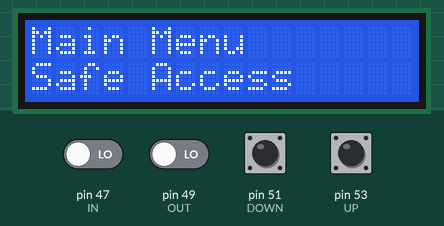
Bench run of a sketch on a simulated Arduino Mega 2560, built with avr-gcc and run on an emulated ATmega2560. Parts: 16×2 character LCD. The inputs (shaded band) are chosen by the test bench; at power-on: pin 47 (IN), pin 49 (OUT), pin 51 (DOWN), pin 53 (UP) LOW. What the sketch prints to the serial monitor is not drawn.

Above: at 1.2 s.
1.3 s: pin 51 (DOWN) pulled HIGH for 1 s
At 2.6 s:
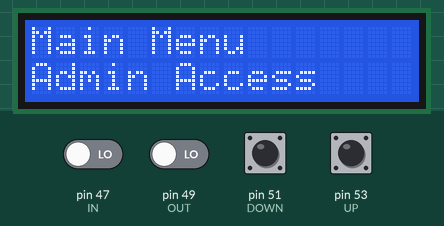
3.8 s: pin 47 (IN) driven HIGH
At 6.3 s:
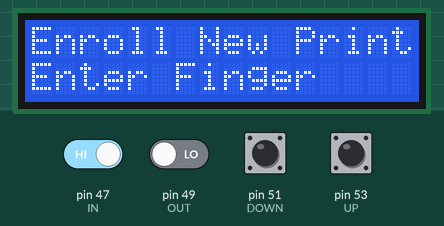
9.8 s: pin 49 (OUT) driven HIGH
12.8 s: pin 49 (OUT) driven LOW
At 15.1 s:
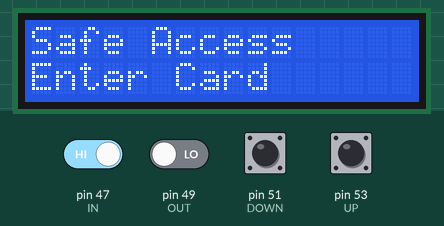
20.4 s: pin 49 (OUT) driven HIGH
23.4 s: pin 53 (UP) pulled HIGH for 1 s
At 24.18 s:
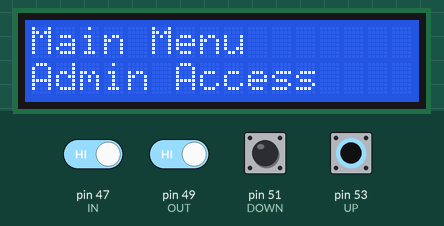
Timing chart, 0 to 26.4 s (numbered marks = the images above; inputs shaded):
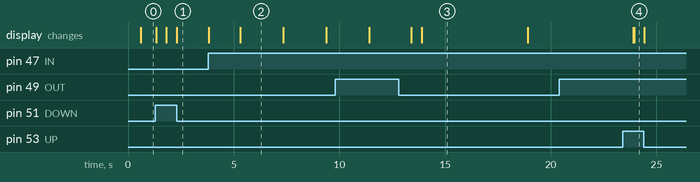

Measured:
- after the input at 1.3 s, the display: changes at once (image 1)
- after the input at 3.8 s, the display: first changes at once (image 2 shows a later state)
- after the input at 23.4 s, the display: first differs from a run without the input after 0.55 s (image 4)
- what the display in image 2 shows lasts 2.1 s, from 5.3 s to 7.4 s
- what the display in image 3 shows lasts 5.0 s, from 13.9 s to 18.9 s

The sketch:

MenuTesting.ino
```cpp
/* * * * * * * * * * * * * * * * * *
 *                                 *
 * Program to control the LCD menu *
 *                                 *
 * * * * * * * * * * * * * * * * * */
#include <TimerOne.h>
#include <Wire.h>
#include <LiquidCrystal_I2C.h>
LiquidCrystal_I2C lcd(0x27,16,2);

// Navigation buttons
#define UP     53
#define DOWN   51
#define OUT    49
#define IN     47

// Pages Number per Menu
#define PAGES_MAIN_MENU         3
#define PAGES_SAFE_ACCESS       2
#define PAGES_ADMIN_ACCESS      2
#define PAGES_VALID_PRINT       4
#define PAGES_ENROLL_PRINT      7
#define PAGES_DELETE_PRINT      3
#define PAGES_DELETE_ALL        3
#define LOWEST_PAGE             1

struct LCD{
  String Main[PAGES_MAIN_MENU]            = {"Main Menu",               //  Title
                                      "Safe Access","Admin Access"};    //  Options

  String Safe_Access[PAGES_SAFE_ACCESS]   = {"Safe Access",             //  Title
                                             "Enter Card"};             //  Options

  String Admin_Access[PAGES_ADMIN_ACCESS] = {"Admin Access",            //  Title
                                             "Enter Finger"};           //  Options

  String Valid_Print[PAGES_VALID_PRINT]   = {"Access Granted",                               //  Title
                        "Enroll New Print", "Delete Existing Print", "Erase All Prints"};    // Options

  String Enroll_Print[PAGES_ENROLL_PRINT] = {"Enroll New Print",                                              //  Title
        "Print ID #", "Enter Finger", "Remove Finger", "Enter Finger", "Finger Enrolled", "No More Room"};    //  Options

  String Delete_Print[PAGES_DELETE_PRINT] = {"Delete Print",             //  Title
                                      "Print ID #", "Print Deleted"};    //  Options

  String Delete_All[PAGES_DELETE_ALL]     = {"Dlt All Prints",          //  Title
                                    "Are You Sure?", "All Deleted"};    //  Options
}sPage;

int hLocation = 1;
int menu = 0;
int vLocation = 0;
bool cleared = false;

// List of Timers
unsigned int volatile buttonDebounceTimer = 5;

void setup() {
  Serial.begin(9600);
  lcd.init();
  lcd.backlight();

  pinMode(UP, INPUT);
  pinMode(DOWN , INPUT);
  pinMode(OUT, INPUT);
  pinMode(IN, INPUT);

  Timer1.initialize(100000);
  Timer1.attachInterrupt( Timers );

}

void loop() {
  Schedule();
  Serial.println(digitalRead(UP));
}

void Schedule() {
  //Serial.println(buttonDebounceTimer);
  if (!buttonDebounceTimer) {
    LCD_Map(menu);
  }
}
void Timers() {
  if (buttonDebounceTimer)
    buttonDebounceTimer--;
}
int CheckHDirection() {
  if (digitalRead(UP)) {
    Serial.println("Up has been pressed");
    buttonDebounceTimer = 5;
    cleared = false;
    return 1;
  }

  if (digitalRead(DOWN)) {
    Serial.println("Down has been pressed");
    buttonDebounceTimer = 5;
    cleared = false;
    return -1;
  }

  else{return 0;}
}
int CheckVDirection(){
  if (digitalRead(OUT)) {
    Serial.println("Out has been pressed");
    buttonDebounceTimer = 5;
    cleared = false;
    return -1;
  }

  if (digitalRead(IN)) {
    Serial.println("In has been pressed");
    buttonDebounceTimer = 5;
    cleared = false;
    return 1;
  }

  else{return 0;}
}
void LCD_Map(int mode) {

  switch (mode) {
    case 0:
      lcd.setCursor(0,0);
      lcd.print(sPage.Main[0]);
      hLocation = hLocation + CheckHDirection();

      switch (hLocation) {
        case PAGES_MAIN_MENU:
          hLocation = 1;
          break;

        case LOWEST_PAGE - 1:
          hLocation = PAGES_MAIN_MENU - 1;
          break;
      }

      switch (hLocation) {
        case 1:
          if (cleared == false){
            lcd.setCursor (0, 1);
            lcd.print("                ");
            cleared = true;
          }
          lcd.setCursor(0,1);
          lcd.print(sPage.Main[hLocation]);
          break;

        case 2:
          if (cleared == false){
            lcd.setCursor (0, 1);
            lcd.print("                ");
            cleared = true;
          }
          lcd.setCursor(0,1);
          lcd.print(sPage.Main[hLocation]);
      }

      vLocation = vLocation + CheckVDirection();

      vLocation = (vLocation == -1)?(0):(vLocation);

      switch (vLocation){
        case 1:
          lcd.clear();
          menu = hLocation;
          vLocation = 0;
          hLocation = 1;
          break;
      }
      break;

    case 1:
      lcd.setCursor(0,0);
      lcd.print(sPage.Safe_Access[0]);
      lcd.setCursor(0,1);
      lcd.print(sPage.Safe_Access[1]);

      vLocation = vLocation + CheckVDirection();

      switch (vLocation){
       case -1:
        lcd.clear();
        menu = 0;
        vLocation = 0;
        hLocation = 1;
        break;
      }

//****// Scan Card
      delay(5000);
      if (true){
        // Card scans and is good
        // Spins motor for "knob effect"
        // Pulls Solenoid
        lcd.clear();
        lcd.setCursor(0,0);
        lcd.print("Valid Card");

        lcd.setCursor(0,1);
        lcd.print("Door is Open");

        // Wait for door to be closed "delay"
        delay(5000);
        lcd.clear();
        menu = 0;
        hLocation = 1;
        vLocation = 0;
      }
      else{
        // Card scans and is bad
        lcd.clear();
        lcd.setCursor(0,0);
        lcd.print("Sorry");

        lcd.setCursor(0,1);
        lcd.print("Invalid Card");

        // Wait a little "delay"
        delay(5000);
        lcd.clear();
        menu = 0;
        hLocation = 1;
        vLocation = 0;
      }
      break;

    case 2:
      lcd.setCursor(0,0);
      lcd.print(sPage.Admin_Access[0]);
      lcd.setCursor(0,1);
      lcd.print(sPage.Admin_Access[1]);

      vLocation = vLocation + CheckVDirection();

      switch (vLocation){
        case -1:
          menu = 0;
          vLocation = 0;
          hLocation = 1;
          break;
      }

//****// Finger Scanning
      if (true){
        lcd.clear();
        menu = 3;
        vLocation = 0;
        hLocation = 1;
      }
      break;

    case 3:
      lcd.setCursor(0,0);
      lcd.print(sPage.Valid_Print[0]);  //  Access Granted

      hLocation = hLocation + CheckHDirection();

      switch (hLocation){
        case PAGES_VALID_PRINT:
          hLocation = 1;
          break;

        case LOWEST_PAGE - 1:
          hLocation = PAGES_VALID_PRINT - 1;
          break;
      }

      switch (hLocation){
        case 1:
          if (cleared == false){
            lcd.setCursor (0, 1);
            lcd.print("                ");
            cleared = true;
          }
          lcd.setCursor(0,1);
          lcd.print(sPage.Valid_Print[hLocation]); //  Enroll New Print
          break;

        case 2:
          if (cleared == false){
            lcd.setCursor (0, 1);
            lcd.print("                ");
            cleared = true;
          }
          lcd.setCursor(0,1);
          lcd.print(sPage.Valid_Print[hLocation]);  // Delete Existing Print
          break;

        case 3:
          if (cleared == false){
            lcd.setCursor (0, 1);
            lcd.print("                ");
            cleared = true;
          }
          lcd.setCursor(0,1);
          lcd.print(sPage.Valid_Print[hLocation]);  //  Erase All Prints
          break;
      }

      vLocation = vLocation + CheckVDirection();

      switch (vLocation){
        case -1:
          lcd.clear();
          menu = 0;    //  Main Menu
          vLocation = 0;
          hLocation = 1;
          break;

        case 1:
          lcd.clear();
          menu = hLocation + 3;    //  Enroll New Print = 4, Delete Existing = 5, Erase All Prints = 6
          vLocation = 0;
          hLocation = 1;
          break;
      }
      break;

    case 4: //  Enroll New Print Menu
      lcd.setCursor(0,0);
      lcd.print(sPage.Enroll_Print[0]);  //  Enroll New Print
      lcd.setCursor(0,1);
      lcd.print(sPage.Enroll_Print[1]);  //  Print ID #

      hLocation = hLocation + -CheckHDirection();

      switch (hLocation){
        case 0:
          hLocation = 1;
          break;

        case 6:
          hLocation = 5;
          break;
      }

      lcd.print("  "); lcd.print(hLocation);

      vLocation = CheckVDirection();

      switch (vLocation){
        case -1:
          lcd.clear();
          menu = 3;
          vLocation = 0;
          hLocation = 1;
          break;

        case 1:
          vLocation = 0;
          hLocation = 1;
          lcd.setCursor (0, 1);
          lcd.print("                ");
          lcd.setCursor (0, 1);
          lcd.print(sPage.Enroll_Print[2]);  //  Enter Finger

          // Scan Finger
          delay(2000);
          lcd.setCursor (0, 1);
          lcd.print("                ");
          lcd.setCursor (0, 1);
          lcd.print(sPage.Enroll_Print[3]);  //  Remove Finger

          delay(2000);
          lcd.setCursor (0, 1);
          lcd.print("                ");
          lcd.setCursor (0, 1);
          lcd.print(sPage.Enroll_Print[4]);  //  Enter Finger

          delay(2000);
          lcd.setCursor (0, 1);
          lcd.print("                ");
          lcd.setCursor (0, 1);
          lcd.print(sPage.Enroll_Print[5]);  //  Finger Enrolled
          delay(2000);
          lcd.clear();
          menu = 0;
          // Add finger print counter
          break;
      }
      break;

    case 5:
      lcd.setCursor(0,0);
      lcd.print(sPage.Delete_Print[0]);  //  Delete Print
      lcd.setCursor(0,1);
      lcd.print(sPage.Delete_Print[1]);  //  Print ID #

      hLocation = hLocation + -CheckHDirection();

      switch (hLocation){
        case 0:
          hLocation = 1;
          break;

        case 6:
          hLocation = 5;
          break;
      }

      lcd.print("  "); lcd.print(hLocation);

      vLocation = CheckVDirection();

      switch (vLocation){
        case -1:
          lcd.clear();
          menu = 3;
          vLocation = 0;
          hLocation = 1;
          break;

        case 1:
          //  Delete Print
          delay(2000);
          lcd.setCursor (0, 1);
          lcd.print("                ");
          lcd.setCursor (0, 1);
          lcd.print(sPage.Delete_Print[2]); lcd.print(" #"); lcd.print(hLocation);
          delay(2000);

          lcd.clear();
          menu = 0;
          break;
      }
      break;

      //
      case 6:
        lcd.setCursor(0,0);
        lcd.print(sPage.Delete_All[0]);  //  Delete All Prints
        lcd.setCursor(0,1);
        lcd.print(sPage.Delete_All[1]);  //  Are You Sure?

        vLocation = CheckVDirection();

        switch (vLocation){
          case -1:
            lcd.clear();
            menu = 3;
            vLocation = 0;
            hLocation = 1;
            break;

          case 1:
            //  Delete All The Prints
            lcd.setCursor (0, 1);
            lcd.print("                ");
            lcd.setCursor (0, 1);
            lcd.print("Deleting Prints");
            delay(2000);
            lcd.setCursor (0, 1);
            lcd.print("                ");
            lcd.setCursor (0, 1);
            lcd.print(sPage.Delete_All[2]);
            delay(2000);

            lcd.clear();
            menu = 0;
            vLocation = 0;
            hLocation = 1;
            break;
        }
  }
}
```
